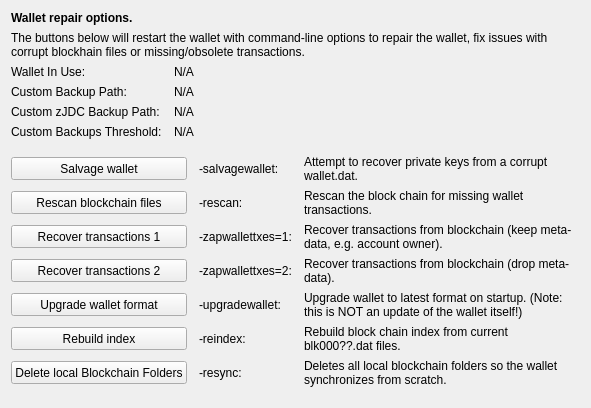
     <widget class="QWidget" name="tab_repair">
      <attribute name="title">
       <string>&amp;Wallet Repair</string>
      </attribute>
      <layout class="QGridLayout" name="gridLayout_4" columnstretch="0,0,0,0">
       <property name="horizontalSpacing">
        <number>12</number>
       </property>
       <item row="0" column="0" colspan="4">
        <widget class="QLabel" name="label_repair_header">
         <property name="font">
          <font>
           <weight>75</weight>
           <bold>true</bold>
          </font>
         </property>
         <property name="text">
          <string>Wallet repair options.</string>
         </property>
        </widget>
       </item>
       <item row="1" column="0" colspan="4">
        <widget class="QLabel" name="label_repair_helptext">
         <property name="font">
          <font>
           <weight>50</weight>
           <bold>false</bold>
          </font>
         </property>
         <property name="text">
          <string>The buttons below will restart the wallet with command-line options to repair the wallet, fix issues with corrupt blockhain files or missing/obsolete transactions.</string>
         </property>
         <property name="wordWrap">
          <bool>true</bool>
         </property>
        </widget>
       </item>
       <item row="2" column="0">
        <widget class="QLabel" name="wallet_path_label">
         <property name="text">
          <string>Wallet In Use:</string>
         </property>
        </widget>
       </item>
       <item row="2" column="1" colspan="3">
        <widget class="QLabel" name="wallet_path">
         <property name="cursor">
          <cursorShape>IBeamCursor</cursorShape>
         </property>
         <property name="text">
          <string>N/A</string>
         </property>
         <property name="textFormat">
          <enum>Qt::PlainText</enum>
         </property>
         <property name="textInteractionFlags">
          <set>Qt::LinksAccessibleByMouse|Qt::TextSelectableByKeyboard|Qt::TextSelectableByMouse</set>
         </property>
        </widget>
       </item>
       <item row="3" column="0">
        <widget class="QLabel" name="wallet_custombackuppath_label">
         <property name="visible">
          <bool>false</bool>
         </property>
         <property name="text">
          <string>Custom Backup Path:</string>
         </property>
        </widget>
       </item>
       <item row="3" column="1" colspan="3">
        <widget class="QLabel" name="wallet_custombackuppath">
         <property name="cursor">
          <cursorShape>IBeamCursor</cursorShape>
         </property>
         <property name="visible">
          <bool>false</bool>
         </property>
         <property name="text">
          <string>N/A</string>
         </property>
         <property name="textFormat">
          <enum>Qt::PlainText</enum>
         </property>
         <property name="textInteractionFlags">
          <set>Qt::LinksAccessibleByMouse|Qt::TextSelectableByKeyboard|Qt::TextSelectableByMouse</set>
         </property>
        </widget>
       </item>
       <item row="4" column="0">
        <widget class="QLabel" name="wallet_customzpivbackuppath_label">
         <property name="visible">
          <bool>false</bool>
         </property>
         <property name="text">
          <string>Custom zJDC Backup Path:</string>
         </property>
        </widget>
       </item>
       <item row="4" column="1" colspan="3">
        <widget class="QLabel" name="wallet_customzpivbackuppath">
         <property name="cursor">
          <cursorShape>IBeamCursor</cursorShape>
         </property>
         <property name="visible">
          <bool>false</bool>
         </property>
         <property name="text">
          <string>N/A</string>
         </property>
         <property name="textFormat">
          <enum>Qt::PlainText</enum>
         </property>
         <property name="textInteractionFlags">
          <set>Qt::LinksAccessibleByMouse|Qt::TextSelectableByKeyboard|Qt::TextSelectableByMouse</set>
         </property>
        </widget>
       </item>
       <item row="5" column="0">
        <widget class="QLabel" name="wallet_custombackupthreshold_label">
         <property name="visible">
          <bool>false</bool>
         </property>
         <property name="text">
          <string>Custom Backups Threshold:</string>
         </property>
        </widget>
       </item>
       <item row="5" column="1" colspan="3">
        <widget class="QLabel" name="wallet_custombackupthreshold">
         <property name="cursor">
          <cursorShape>IBeamCursor</cursorShape>
         </property>
         <property name="visible">
          <bool>false</bool>
         </property>
         <property name="text">
          <string>N/A</string>
         </property>
         <property name="textFormat">
          <enum>Qt::PlainText</enum>
         </property>
         <property name="textInteractionFlags">
          <set>Qt::LinksAccessibleByMouse|Qt::TextSelectableByKeyboard|Qt::TextSelectableByMouse</set>
         </property>
        </widget>
       </item>
       <item row="6" column="0">
        <spacer name="verticalSpacer_repair1">
         <property name="orientation">
          <enum>Qt::Vertical</enum>
         </property>
         <property name="sizeHint" stdset="0">
          <size>
           <width>10</width>
           <height>10</height>
          </size>
         </property>
        </spacer>
       </item>
       <item row="7" column="0" colspan="2">
        <widget class="QPushButton" name="btn_salvagewallet">
         <property name="minimumSize">
          <size>
           <width>100</width>
           <height>23</height>
          </size>
         </property>
         <property name="text">
          <string>Salvage wallet</string>
         </property>
        </widget>
       </item>
       <item row="7" column="2">
        <widget class="QLabel" name="label_repair_salvage_command">
         <property name="text">
          <string notr="true">-salvagewallet:</string>
         </property>
        </widget>
       </item>
       <item row="7" column="3">
        <widget class="QLabel" name="label_repair_salvage">
         <property name="text">
          <string>Attempt to recover private keys from a corrupt wallet.dat.</string>
         </property>
         <property name="wordWrap">
          <bool>true</bool>
         </property>
        </widget>
       </item>
       <item row="8" column="0" colspan="2">
        <widget class="QPushButton" name="btn_rescan">
         <property name="minimumSize">
          <size>
           <width>100</width>
           <height>23</height>
          </size>
         </property>
         <property name="text">
          <string>Rescan blockchain files</string>
         </property>
        </widget>
       </item>
       <item row="8" column="2">
        <widget class="QLabel" name="label_repair_rescan_command">
         <property name="text">
          <string notr="true">-rescan:</string>
         </property>
        </widget>
       </item>
       <item row="8" column="3">
        <widget class="QLabel" name="label_repair_rescan">
         <property name="text">
          <string>Rescan the block chain for missing wallet transactions.</string>
         </property>
         <property name="wordWrap">
          <bool>true</bool>
         </property>
        </widget>
       </item>
       <item row="9" column="0" colspan="2">
        <widget class="QPushButton" name="btn_zapwallettxes1">
         <property name="minimumSize">
          <size>
           <width>100</width>
           <height>23</height>
          </size>
         </property>
         <property name="text">
          <string>Recover transactions 1</string>
         </property>
        </widget>
       </item>
       <item row="9" column="2">
        <widget class="QLabel" name="label_repair_zap1_command">
         <property name="text">
          <string notr="true">-zapwallettxes=1:</string>
         </property>
        </widget>
       </item>
       <item row="9" column="3">
        <widget class="QLabel" name="label_repair_zap1">
         <property name="text">
          <string>Recover transactions from blockchain (keep meta-data, e.g. account owner).</string>
         </property>
         <property name="wordWrap">
          <bool>true</bool>
         </property>
        </widget>
       </item>
       <item row="10" column="0" colspan="2">
        <widget class="QPushButton" name="btn_zapwallettxes2">
         <property name="minimumSize">
          <size>
           <width>100</width>
           <height>23</height>
          </size>
         </property>
         <property name="text">
          <string>Recover transactions 2</string>
         </property>
        </widget>
       </item>
       <item row="10" column="2">
        <widget class="QLabel" name="label_repair_zap2_command">
         <property name="text">
          <string notr="true">-zapwallettxes=2:</string>
         </property>
        </widget>
       </item>
       <item row="10" column="3">
        <widget class="QLabel" name="label_repair_zap2">
         <property name="text">
          <string>Recover transactions from blockchain (drop meta-data).</string>
         </property>
         <property name="wordWrap">
          <bool>true</bool>
         </property>
        </widget>
       </item>
       <item row="11" column="0" colspan="2">
        <widget class="QPushButton" name="btn_upgradewallet">
         <property name="minimumSize">
          <size>
           <width>100</width>
           <height>23</height>
          </size>
         </property>
         <property name="text">
          <string>Upgrade wallet format</string>
         </property>
        </widget>
       </item>
       <item row="11" column="2">
        <widget class="QLabel" name="label_repair_upgrade_command">
         <property name="text">
          <string notr="true">-upgradewallet:</string>
         </property>
        </widget>
       </item>
       <item row="11" column="3">
        <widget class="QLabel" name="label_repair_upgrade">
         <property name="text">
          <string>Upgrade wallet to latest format on startup. (Note: this is NOT an update of the wallet itself!)</string>
         </property>
         <property name="wordWrap">
          <bool>true</bool>
         </property>
        </widget>
       </item>
       <item row="12" column="0" colspan="2">
        <widget class="QPushButton" name="btn_reindex">
         <property name="minimumSize">
          <size>
           <width>100</width>
           <height>23</height>
          </size>
         </property>
         <property name="text">
          <string>Rebuild index</string>
         </property>
        </widget>
       </item>
       <item row="12" column="2">
        <widget class="QLabel" name="label_repair_reindex_command">
         <property name="text">
          <string notr="true">-reindex:</string>
         </property>
        </widget>
       </item>
       <item row="12" column="3">
        <widget class="QLabel" name="label_repair_reindex">
         <property name="text">
          <string>Rebuild block chain index from current blk000??.dat files.</string>
         </property>
         <property name="wordWrap">
          <bool>true</bool>
         </property>
        </widget>
       </item>
       <item row="13" column="0" colspan="2">
        <widget class="QPushButton" name="btn_resync">
         <property name="minimumSize">
          <size>
           <width>100</width>
           <height>23</height>
          </size>
         </property>
         <property name="text">
          <string>Delete local Blockchain Folders</string>
         </property>
        </widget>
       </item>
       <item row="13" column="2">
        <widget class="QLabel" name="label_repair_resync_command">
         <property name="text">
          <string>-resync:</string>
         </property>
        </widget>
       </item>
       <item row="13" column="3">
        <widget class="QLabel" name="label_repair_resync">
         <property name="text">
          <string>Deletes all local blockchain folders so the wallet synchronizes from scratch.</string>
         </property>
         <property name="wordWrap">
          <bool>true</bool>
         </property>
        </widget>
       </item>
       <item row="14" column="0">
        <spacer name="verticalSpacer_repair2">
         <property name="orientation">
          <enum>Qt::Vertical</enum>
         </property>
         <property name="sizeHint" stdset="0">
          <size>
           <width>20</width>
           <height>10</height>
          </size>
         </property>
        </spacer>
       </item>
      </layout>
     </widget>
